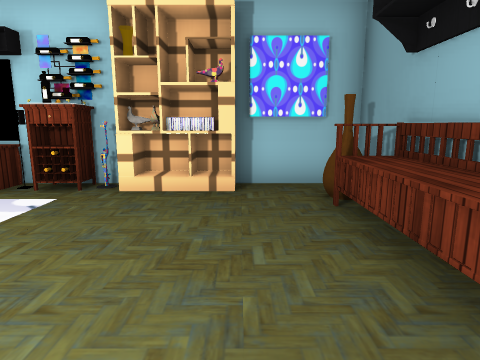
View 1 (above)

19 first-person views from a walk through a 3-D level made in the Unity game engine. The camera is 1.2 m above the floor, tilts 10° down and sees 75° across. Doors are open. The floor is counted in squares, 1 m on a side. Each view is taken from the middle of a square. On the plan, view 1 faces up. The plan holds only what a view shows up to about 13 squares ahead; the rest is blank. The player character is not drawn. Some animated figures are not drawn. Some surface patterns are stand-ins.

View 2
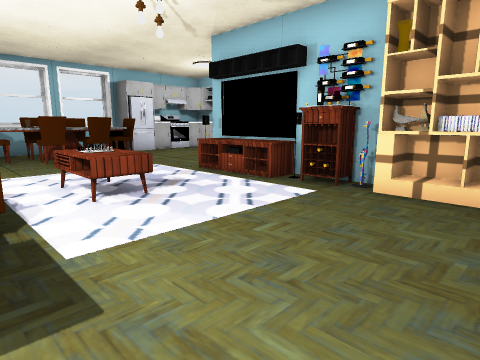

View 3
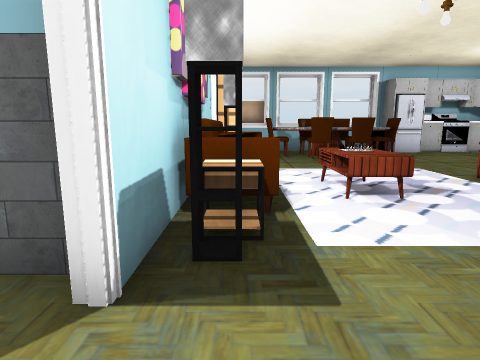

View 4
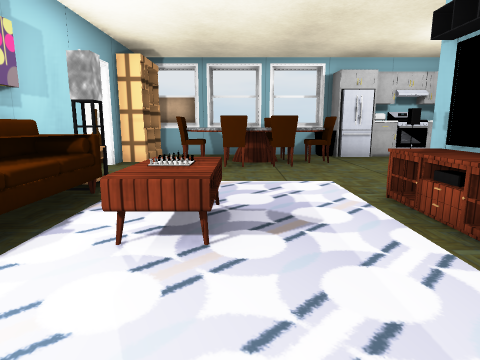

View 5
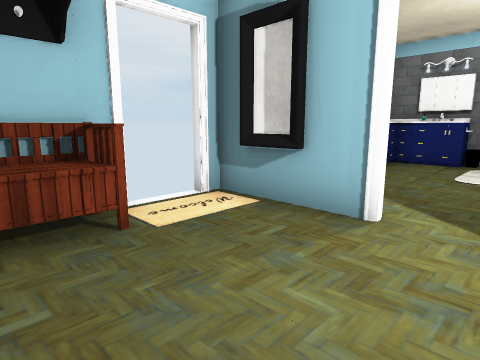

View 6
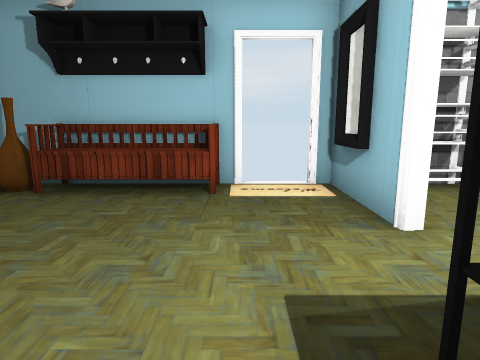

View 7
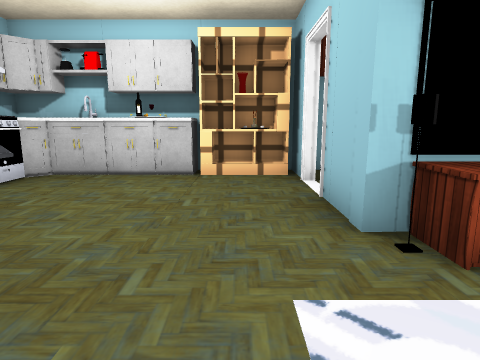

View 8
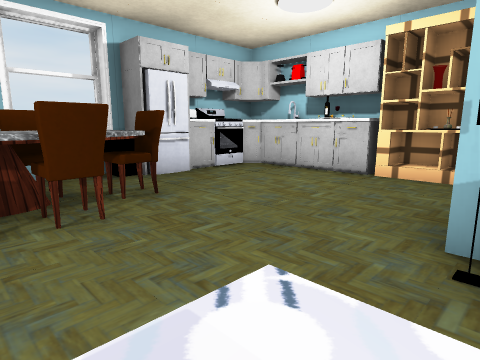

View 9
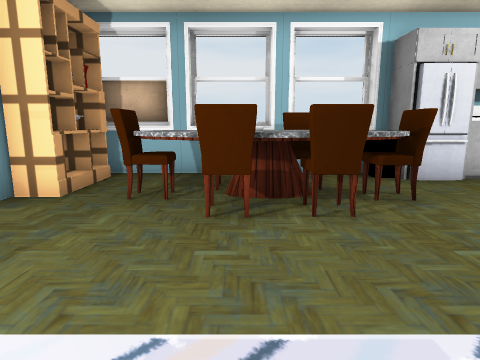

View 10
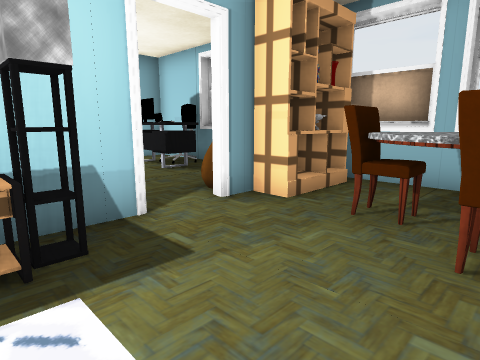

View 11
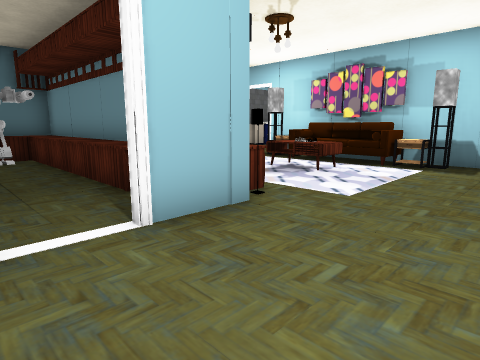

View 12
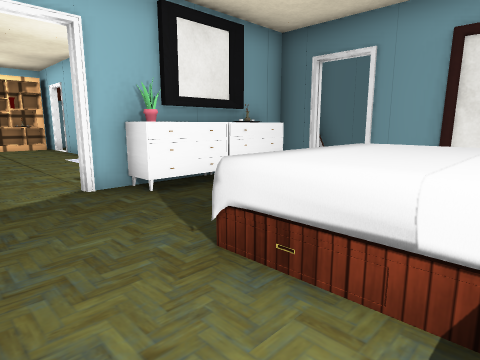

View 13
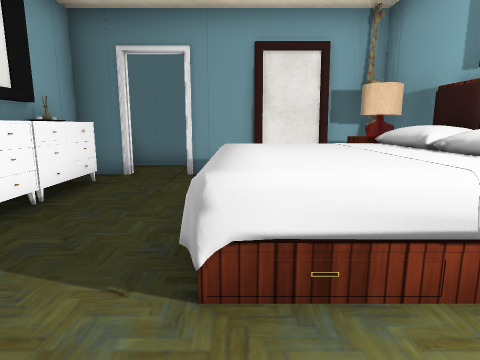

View 14
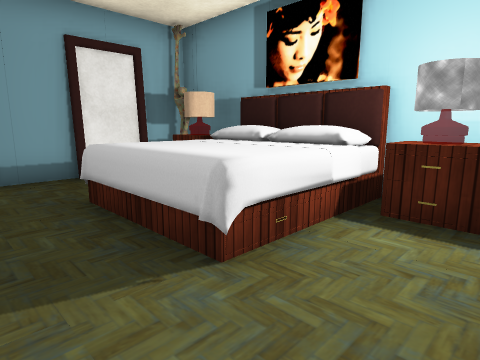

View 15
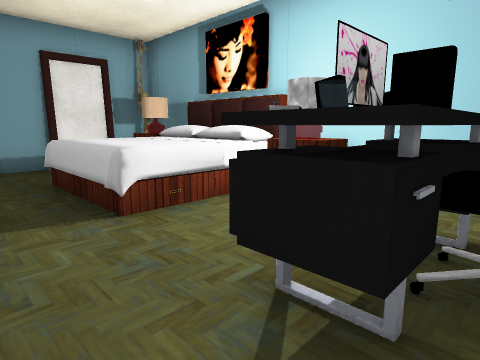

View 16
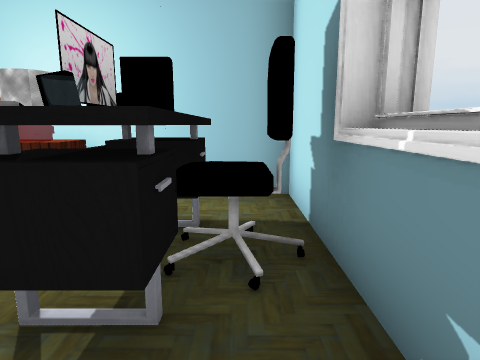

View 17
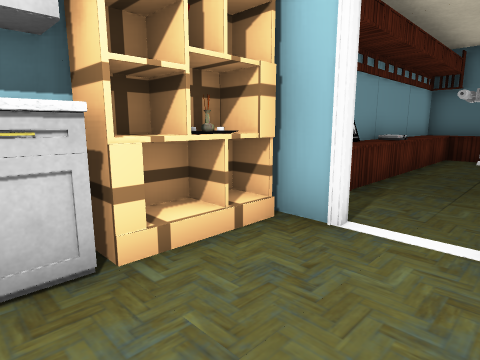

View 18
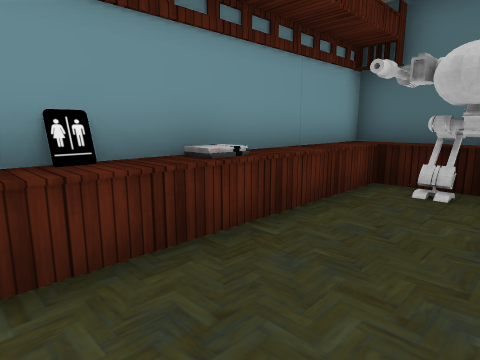

View 19
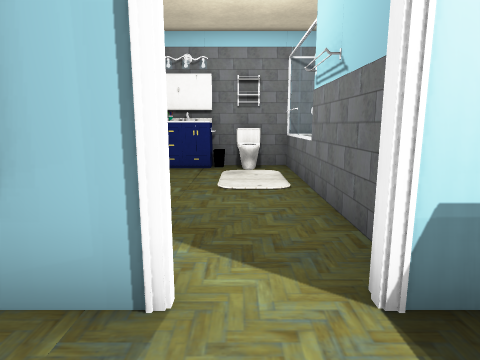

### Floor plan
Points are (right, up) in squares from view 1. A wall is a line through its corners. A room is listed if a view was taken in it or the views show most of it. See-through windows are left out.
Room 1 (views 1, 2, 3, 4, 5, 6, 7, 8, 9, 10, 11, 17, 19)
walls: (-7.6, 6.8) (-7.6, 8.3); (-9, -0.5) (-9, 0) (-8.5, 0) (-8.5, -0.5); (-2.5, 6.4) (-6.6, 6.4); (-3.1, 0) (-2.6, 0) (-2.6, -0.5); (-7.6, 9.7) (-7.6, 11.5); (-10.1, -0.9) (-1.9, -0.9); (-12.4, -0.9) (-11.5, -0.9); (-11.4, 10.6) (-12.5, 10.6); (-9.9, 11.4) (-14.9, 11.4) (-14.9, 8.5); (-10.1, 11.5) (-10.1, 10.6) (-10.6, 10.6); (-0.5, -0.9) (2.4, -0.9) (2.4, -0.4); (-15.2, 3.9) (-15.2, 3.3); (-15.2, 2.8) (-15.2, 1.8); (-14.9, 6.8) (-14.9, -0.4); (-15.2, 6.4) (-15.2, 5.4); (-15.2, 1.3) (-15.2, -0.5); (2.5, 6.4) (-0.1, 6.4); (2.4, 0.9) (2.4, 6.9)
ways out: open door at (-10.5, -1) to room 2; open door at (-7.5, 9) to room 3; open door at (-1.5, -1); open door at (2.7, 0.3)
objects: shelf (-14, 0) to (-12, 0); chair (-14, 4) to (-13, 4); other object (-14, 6); fridge (-14, 7); cabinet (-14, 8); other object (-14, 9); chair (-13, 1) to (-12, 1); table (-13, 2) to (-11, 5); chair (-13, 3); shelf (-13, 11); chair (-12, 3) to (-11, 6); shelf (-9, 11) to (-8, 11); table (-8, 0); sofa (-7, 0) to (-5, 0); table (-7, 2) to (-5, 3); table (-7, 6); other object (-7, 7); other object (-6, 6); table (-5, 6); table (-4, 0); other object (-4, 6); other object (-3, 6); shelf (-2, 6) to (0, 6); bench (2, 1) to (2, 4); other object (2, 5)
Room 2 (views 12, 13, 14, 15, 16)
walls: (-14.9, -3.9) (-14.9, -8.4) (-10.6, -8.4); (-15.2, -4.4) (-15.2, -5.7); (-4.6, -7) (-4.6, -5.4); (-4.4, -2.4) (-4.4, -1.1) (-10.1, -1.1); (-4.4, -8.5) (-4.4, -3.6)
ways out: open door at (-10.5, -1) to room 1; open door at (-4, -3)
objects: chair (-14, -6) to (-14, -5); closet (-14, -2) to (-13, -2); other object (-13, -7); other object (-13, -5); other object (-12, -2); other object (-11, -8) to (-11, -7); bed (-10, -8) to (-7, -5); dresser (-9, -2) to (-8, -2); table (-7, -7); dresser (-7, -2) to (-5, -2); other object (-6, -8) to (-6, -7); other object (-5, -8)
Room 3 (view 18)
walls: (-3.9, 6.6) (2.5, 6.6); (2.4, 6.9) (2.4, 11.4) (-4.6, 11.4)
low walls: (-3.5, 10.6) (-5.6, 10.6); (-3.8, 11.2) (-4.3, 11.2); (1.6, 10.6) (-1.6, 10.6); (-5.7, 7.5) (1.6, 7.5)
ways out: open door at (-7.5, 9) to room 1
objects: other object (-3, 11) to (-2, 11); other object (0, 8) to (1, 9); table (2, 8) to (2, 10)

Positions as (right, up) in squares from view 1, and headings:
1: (0, 0), facing up
2: (0, 0), facing up-left
3: (0, 0), facing left
4: (-2, 3), facing left
5: (-2, 3), facing down-right
6: (-4, 1), facing right
7: (-9, 3), facing up
8: (-7, 3), facing up-left
9: (-7, 3), facing left
10: (-8, 3), facing down-left
11: (-11, 10), facing down-right
12: (-12, -7), facing up-right
13: (-12, -5), facing right
14: (-12, -3), facing down-right
15: (-14, -3), facing down-right
16: (-14, -3), facing down
17: (-11, 8), facing up-right
18: (-5, 8), facing up-right
19: (-1, 1), facing down
